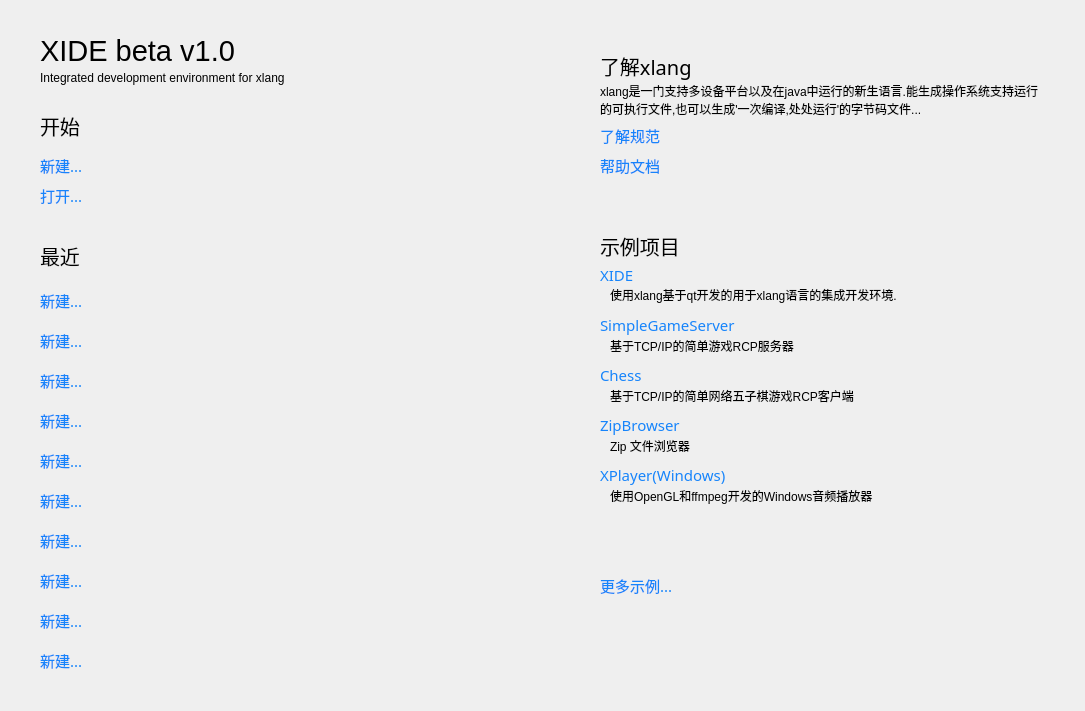
<?xml version="1.0" encoding="UTF-8"?>
<ui version="4.0">
 <class>Form</class>
 <widget class="QWidget" name="Form">
  <property name="geometry">
   <rect>
    <x>0</x>
    <y>0</y>
    <width>1085</width>
    <height>711</height>
   </rect>
  </property>
  <property name="windowTitle">
   <string>欢迎使用</string>
  </property>
  <widget class="QLabel" name="label">
   <property name="geometry">
    <rect>
     <x>40</x>
     <y>30</y>
     <width>231</width>
     <height>41</height>
    </rect>
   </property>
   <property name="font">
    <font>
     <family>Arial</family>
     <pointsize>22</pointsize>
    </font>
   </property>
   <property name="text">
    <string>XIDE beta v1.0</string>
   </property>
  </widget>
  <widget class="QLabel" name="label_2">
   <property name="geometry">
    <rect>
     <x>40</x>
     <y>70</y>
     <width>271</width>
     <height>16</height>
    </rect>
   </property>
   <property name="text">
    <string>Integrated development environment for xlang</string>
   </property>
  </widget>
  <widget class="QLabel" name="label_3">
   <property name="geometry">
    <rect>
     <x>40</x>
     <y>110</y>
     <width>61</width>
     <height>31</height>
    </rect>
   </property>
   <property name="font">
    <font>
     <family>微软雅黑</family>
     <pointsize>15</pointsize>
    </font>
   </property>
   <property name="text">
    <string>开始</string>
   </property>
  </widget>
  <widget class="QLabel" name="lblnew">
   <property name="geometry">
    <rect>
     <x>40</x>
     <y>150</y>
     <width>221</width>
     <height>31</height>
    </rect>
   </property>
   <property name="font">
    <font>
     <family>微软雅黑</family>
     <pointsize>11</pointsize>
    </font>
   </property>
   <property name="cursor">
    <cursorShape>OpenHandCursor</cursorShape>
   </property>
   <property name="text">
    <string>&lt;a style=&quot;color:#1684fb&quot;&gt;新建...&lt;/a&gt;</string>
   </property>
  </widget>
  <widget class="QLabel" name="lblopen">
   <property name="geometry">
    <rect>
     <x>40</x>
     <y>180</y>
     <width>221</width>
     <height>31</height>
    </rect>
   </property>
   <property name="font">
    <font>
     <family>微软雅黑</family>
     <pointsize>11</pointsize>
    </font>
   </property>
   <property name="cursor">
    <cursorShape>OpenHandCursor</cursorShape>
   </property>
   <property name="text">
    <string>&lt;a style=&quot;color:#1684fb&quot;&gt;打开...&lt;/a&gt;</string>
   </property>
  </widget>
  <widget class="QLabel" name="label_6">
   <property name="geometry">
    <rect>
     <x>40</x>
     <y>240</y>
     <width>61</width>
     <height>31</height>
    </rect>
   </property>
   <property name="font">
    <font>
     <family>微软雅黑</family>
     <pointsize>15</pointsize>
    </font>
   </property>
   <property name="text">
    <string>最近</string>
   </property>
  </widget>
  <widget class="QLabel" name="rl0">
   <property name="geometry">
    <rect>
     <x>40</x>
     <y>280</y>
     <width>541</width>
     <height>41</height>
    </rect>
   </property>
   <property name="font">
    <font>
     <family>微软雅黑</family>
     <pointsize>11</pointsize>
    </font>
   </property>
   <property name="cursor">
    <cursorShape>OpenHandCursor</cursorShape>
   </property>
   <property name="text">
    <string>&lt;a style=&quot;color:#1684fb&quot;&gt;新建...&lt;/a&gt;</string>
   </property>
  </widget>
  <widget class="QLabel" name="rl1">
   <property name="geometry">
    <rect>
     <x>40</x>
     <y>320</y>
     <width>541</width>
     <height>41</height>
    </rect>
   </property>
   <property name="font">
    <font>
     <family>微软雅黑</family>
     <pointsize>11</pointsize>
    </font>
   </property>
   <property name="cursor">
    <cursorShape>OpenHandCursor</cursorShape>
   </property>
   <property name="text">
    <string>&lt;a style=&quot;color:#1684fb&quot;&gt;新建...&lt;/a&gt;</string>
   </property>
  </widget>
  <widget class="QLabel" name="rl2">
   <property name="geometry">
    <rect>
     <x>40</x>
     <y>360</y>
     <width>541</width>
     <height>41</height>
    </rect>
   </property>
   <property name="font">
    <font>
     <family>微软雅黑</family>
     <pointsize>11</pointsize>
    </font>
   </property>
   <property name="cursor">
    <cursorShape>OpenHandCursor</cursorShape>
   </property>
   <property name="text">
    <string>&lt;a style=&quot;color:#1684fb&quot;&gt;新建...&lt;/a&gt;</string>
   </property>
  </widget>
  <widget class="QLabel" name="rl3">
   <property name="geometry">
    <rect>
     <x>40</x>
     <y>400</y>
     <width>541</width>
     <height>41</height>
    </rect>
   </property>
   <property name="font">
    <font>
     <family>微软雅黑</family>
     <pointsize>11</pointsize>
    </font>
   </property>
   <property name="cursor">
    <cursorShape>OpenHandCursor</cursorShape>
   </property>
   <property name="text">
    <string>&lt;a style=&quot;color:#1684fb&quot;&gt;新建...&lt;/a&gt;</string>
   </property>
  </widget>
  <widget class="QLabel" name="rl4">
   <property name="geometry">
    <rect>
     <x>40</x>
     <y>440</y>
     <width>541</width>
     <height>41</height>
    </rect>
   </property>
   <property name="font">
    <font>
     <family>微软雅黑</family>
     <pointsize>11</pointsize>
    </font>
   </property>
   <property name="cursor">
    <cursorShape>OpenHandCursor</cursorShape>
   </property>
   <property name="text">
    <string>&lt;a style=&quot;color:#1684fb&quot;&gt;新建...&lt;/a&gt;</string>
   </property>
  </widget>
  <widget class="QLabel" name="rl5">
   <property name="geometry">
    <rect>
     <x>40</x>
     <y>480</y>
     <width>541</width>
     <height>41</height>
    </rect>
   </property>
   <property name="font">
    <font>
     <family>微软雅黑</family>
     <pointsize>11</pointsize>
    </font>
   </property>
   <property name="cursor">
    <cursorShape>OpenHandCursor</cursorShape>
   </property>
   <property name="text">
    <string>&lt;a style=&quot;color:#1684fb&quot;&gt;新建...&lt;/a&gt;</string>
   </property>
  </widget>
  <widget class="QLabel" name="rl6">
   <property name="geometry">
    <rect>
     <x>40</x>
     <y>520</y>
     <width>541</width>
     <height>41</height>
    </rect>
   </property>
   <property name="font">
    <font>
     <family>微软雅黑</family>
     <pointsize>11</pointsize>
    </font>
   </property>
   <property name="cursor">
    <cursorShape>OpenHandCursor</cursorShape>
   </property>
   <property name="text">
    <string>&lt;a style=&quot;color:#1684fb&quot;&gt;新建...&lt;/a&gt;</string>
   </property>
  </widget>
  <widget class="QLabel" name="rl7">
   <property name="geometry">
    <rect>
     <x>40</x>
     <y>560</y>
     <width>541</width>
     <height>41</height>
    </rect>
   </property>
   <property name="font">
    <font>
     <family>微软雅黑</family>
     <pointsize>11</pointsize>
    </font>
   </property>
   <property name="cursor">
    <cursorShape>OpenHandCursor</cursorShape>
   </property>
   <property name="text">
    <string>&lt;a style=&quot;color:#1684fb&quot;&gt;新建...&lt;/a&gt;</string>
   </property>
  </widget>
  <widget class="QLabel" name="rl8">
   <property name="geometry">
    <rect>
     <x>40</x>
     <y>600</y>
     <width>541</width>
     <height>41</height>
    </rect>
   </property>
   <property name="font">
    <font>
     <family>微软雅黑</family>
     <pointsize>11</pointsize>
    </font>
   </property>
   <property name="cursor">
    <cursorShape>OpenHandCursor</cursorShape>
   </property>
   <property name="text">
    <string>&lt;a style=&quot;color:#1684fb&quot;&gt;新建...&lt;/a&gt;</string>
   </property>
  </widget>
  <widget class="QLabel" name="rl9">
   <property name="geometry">
    <rect>
     <x>40</x>
     <y>640</y>
     <width>541</width>
     <height>41</height>
    </rect>
   </property>
   <property name="font">
    <font>
     <family>微软雅黑</family>
     <pointsize>11</pointsize>
    </font>
   </property>
   <property name="cursor">
    <cursorShape>OpenHandCursor</cursorShape>
   </property>
   <property name="text">
    <string>&lt;a style=&quot;color:#1684fb&quot;&gt;新建...&lt;/a&gt;</string>
   </property>
  </widget>
  <widget class="QLabel" name="label_18">
   <property name="geometry">
    <rect>
     <x>600</x>
     <y>570</y>
     <width>301</width>
     <height>31</height>
    </rect>
   </property>
   <property name="font">
    <font>
     <family>微软雅黑</family>
     <pointsize>11</pointsize>
    </font>
   </property>
   <property name="cursor">
    <cursorShape>OpenHandCursor</cursorShape>
   </property>
   <property name="text">
    <string>&lt;a style=&quot;color:#1684fb&quot;&gt;更多示例...&lt;/a&gt;</string>
   </property>
  </widget>
  <widget class="QLabel" name="label_19">
   <property name="geometry">
    <rect>
     <x>600</x>
     <y>230</y>
     <width>221</width>
     <height>31</height>
    </rect>
   </property>
   <property name="font">
    <font>
     <family>微软雅黑</family>
     <pointsize>15</pointsize>
    </font>
   </property>
   <property name="text">
    <string>示例项目</string>
   </property>
  </widget>
  <widget class="QLabel" name="label_20">
   <property name="geometry">
    <rect>
     <x>600</x>
     <y>460</y>
     <width>301</width>
     <height>31</height>
    </rect>
   </property>
   <property name="font">
    <font>
     <family>微软雅黑</family>
     <pointsize>11</pointsize>
    </font>
   </property>
   <property name="cursor">
    <cursorShape>OpenHandCursor</cursorShape>
   </property>
   <property name="text">
    <string>&lt;a style=&quot;color:#1684fb&quot;&gt;XPlayer(Windows)&lt;/a&gt;</string>
   </property>
  </widget>
  <widget class="QLabel" name="label_21">
   <property name="geometry">
    <rect>
     <x>600</x>
     <y>360</y>
     <width>301</width>
     <height>31</height>
    </rect>
   </property>
   <property name="font">
    <font>
     <family>微软雅黑</family>
     <pointsize>11</pointsize>
    </font>
   </property>
   <property name="cursor">
    <cursorShape>OpenHandCursor</cursorShape>
   </property>
   <property name="text">
    <string>&lt;a style=&quot;color:#1684fb&quot;&gt;Chess&lt;/a&gt;</string>
   </property>
  </widget>
  <widget class="QLabel" name="label_24">
   <property name="geometry">
    <rect>
     <x>600</x>
     <y>260</y>
     <width>301</width>
     <height>31</height>
    </rect>
   </property>
   <property name="font">
    <font>
     <family>微软雅黑</family>
     <pointsize>11</pointsize>
    </font>
   </property>
   <property name="cursor">
    <cursorShape>OpenHandCursor</cursorShape>
   </property>
   <property name="text">
    <string>&lt;a style=&quot;color:#1684fb&quot;&gt;XIDE&lt;/a&gt;</string>
   </property>
  </widget>
  <widget class="QLabel" name="label_25">
   <property name="geometry">
    <rect>
     <x>600</x>
     <y>310</y>
     <width>301</width>
     <height>31</height>
    </rect>
   </property>
   <property name="font">
    <font>
     <family>微软雅黑</family>
     <pointsize>11</pointsize>
    </font>
   </property>
   <property name="cursor">
    <cursorShape>OpenHandCursor</cursorShape>
   </property>
   <property name="text">
    <string>&lt;a style=&quot;color:#1684fb&quot;&gt;SimpleGameServer&lt;/a&gt;</string>
   </property>
  </widget>
  <widget class="QLabel" name="label_27">
   <property name="geometry">
    <rect>
     <x>600</x>
     <y>410</y>
     <width>301</width>
     <height>31</height>
    </rect>
   </property>
   <property name="font">
    <font>
     <family>微软雅黑</family>
     <pointsize>11</pointsize>
    </font>
   </property>
   <property name="cursor">
    <cursorShape>OpenHandCursor</cursorShape>
   </property>
   <property name="text">
    <string>&lt;a style=&quot;color:#1684fb&quot;&gt;ZipBrowser&lt;/a&gt;</string>
   </property>
  </widget>
  <widget class="QLabel" name="label_28">
   <property name="geometry">
    <rect>
     <x>610</x>
     <y>280</y>
     <width>311</width>
     <height>31</height>
    </rect>
   </property>
   <property name="text">
    <string>&lt;html&gt;&lt;head/&gt;&lt;body&gt;&lt;p&gt;使用xlang基于qt开发的用于xlang语言的集成开发环境.&lt;/p&gt;&lt;/body&gt;&lt;/html&gt;</string>
   </property>
  </widget>
  <widget class="QLabel" name="label_29">
   <property name="geometry">
    <rect>
     <x>610</x>
     <y>330</y>
     <width>311</width>
     <height>31</height>
    </rect>
   </property>
   <property name="text">
    <string>基于TCP/IP的简单游戏RCP服务器</string>
   </property>
  </widget>
  <widget class="QLabel" name="label_30">
   <property name="geometry">
    <rect>
     <x>610</x>
     <y>380</y>
     <width>311</width>
     <height>31</height>
    </rect>
   </property>
   <property name="text">
    <string>基于TCP/IP的简单网络五子棋游戏RCP客户端</string>
   </property>
  </widget>
  <widget class="QLabel" name="label_31">
   <property name="geometry">
    <rect>
     <x>610</x>
     <y>430</y>
     <width>311</width>
     <height>31</height>
    </rect>
   </property>
   <property name="text">
    <string>Zip 文件浏览器</string>
   </property>
  </widget>
  <widget class="QLabel" name="label_32">
   <property name="geometry">
    <rect>
     <x>610</x>
     <y>480</y>
     <width>311</width>
     <height>31</height>
    </rect>
   </property>
   <property name="text">
    <string>使用OpenGL和ffmpeg开发的Windows音频播放器</string>
   </property>
  </widget>
  <widget class="QLabel" name="label_17">
   <property name="geometry">
    <rect>
     <x>600</x>
     <y>150</y>
     <width>221</width>
     <height>31</height>
    </rect>
   </property>
   <property name="font">
    <font>
     <family>微软雅黑</family>
     <pointsize>11</pointsize>
    </font>
   </property>
   <property name="cursor">
    <cursorShape>OpenHandCursor</cursorShape>
   </property>
   <property name="text">
    <string>&lt;a style=&quot;color:#1684fb&quot;&gt;帮助文档&lt;/a&gt;</string>
   </property>
  </widget>
  <widget class="QLabel" name="label_22">
   <property name="geometry">
    <rect>
     <x>600</x>
     <y>120</y>
     <width>221</width>
     <height>31</height>
    </rect>
   </property>
   <property name="font">
    <font>
     <family>微软雅黑</family>
     <pointsize>11</pointsize>
    </font>
   </property>
   <property name="cursor">
    <cursorShape>OpenHandCursor</cursorShape>
   </property>
   <property name="text">
    <string>&lt;a style=&quot;color:#1684fb&quot;&gt;了解规范&lt;/a&gt;</string>
   </property>
  </widget>
  <widget class="QLabel" name="label_23">
   <property name="geometry">
    <rect>
     <x>600</x>
     <y>50</y>
     <width>281</width>
     <height>31</height>
    </rect>
   </property>
   <property name="font">
    <font>
     <family>微软雅黑</family>
     <pointsize>15</pointsize>
    </font>
   </property>
   <property name="text">
    <string>了解xlang</string>
   </property>
  </widget>
  <widget class="QLabel" name="label_33">
   <property name="geometry">
    <rect>
     <x>600</x>
     <y>80</y>
     <width>441</width>
     <height>41</height>
    </rect>
   </property>
   <property name="text">
    <string>&lt;html&gt;&lt;head/&gt;&lt;body&gt;&lt;p&gt;xlang是一门支持多设备平台以及在java中运行的新生语言.能生成操作系统支持运行的可执行文件,也可以生成'一次编译,处处运行'的字节码文件...&lt;/p&gt;&lt;/body&gt;&lt;/html&gt;</string>
   </property>
   <property name="wordWrap">
    <bool>true</bool>
   </property>
  </widget>
 </widget>
 <resources/>
 <connections/>
</ui>
